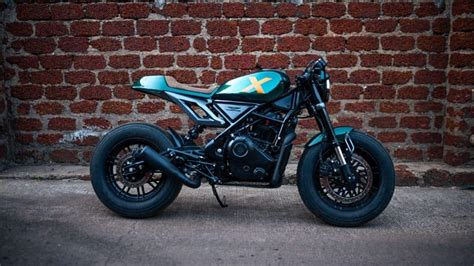
#> input picture day5/image.jpg, 474 x 266 px
$ python 8sift.py
#> lines starting #> are read from the running program, lines starting #| are printed output that depends on the picture
import cv2
import matplotlib.pyplot as plt
img = cv2.imread("image.jpg")
#> img is the input picture: shape (266, 474, 3); mean B, G, R 67.8, 63.1, 70.3

gray = cv2.cvtColor(img, cv2.COLOR_RGB2GRAY)
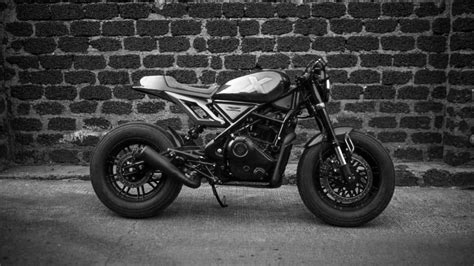
#> gray: shape (266, 474); min 0, max 255, mean 65.3
sift = cv2.SIFT_create()
kp, des = sift.detectAndCompute(gray, None)
#> kp = 1465 keypoints; strongest (x, y, size): (232, 135, 1.8), (219, 150, 2.3), (328, 81, 2), (148, 82, 9.7)
sift_img = cv2.drawKeypoints(gray, kp, None)
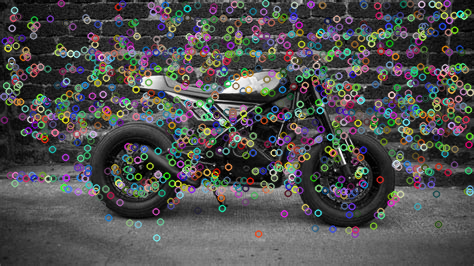
#> sift_img: shape (266, 474, 3); mean of channels 0, 1, 2 77.9, 78.3, 78.2; drawn as B, G, R

hog = cv2.HOGDescriptor()
h = hog.compute(gray)
plt.subplot(1,2,1), plt.imshow(sift_img), plt.title("SIFT Features")
plt.axis("off")
plt.subplot(1,2,2), plt.plot(h[:100])
plt.title("HOG Features (first 100)")
plt.show()
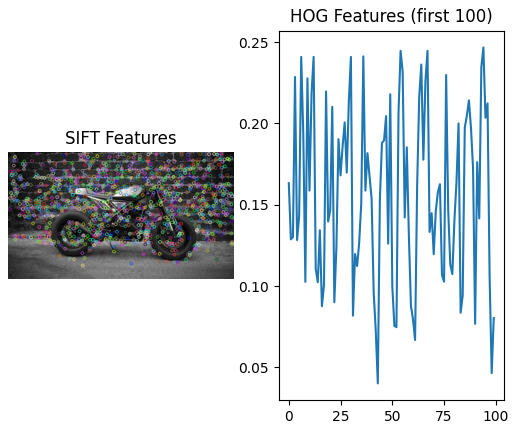
#> figure drawn by matplotlib, 2 panels; panel 2: curve peaks at x = 94, y = 0.247

$ run again, with day5/build.jpg copied over day5/image.jpg
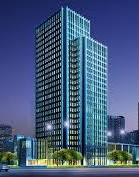
#> input picture day5/build.jpg, 139 x 177 px
#> img is the input picture: shape (177, 139, 3); mean B, G, R 124.2, 90.3, 69.4
#> `gray = cv2.cvtColor(img, cv2.COLOR_RGB2GRAY)`:
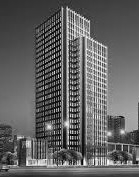
#> gray: shape (177, 139); min 2, max 254, mean 98
#> kp = 199 keypoints; strongest (x, y, size): (49, 127, 4.1), (68, 66, 1.8), (68, 44, 1.9), (68, 61, 1.9)
#> `plt.show()`:
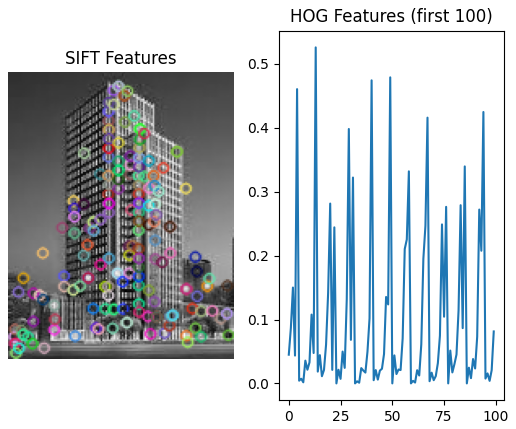
#> figure drawn by matplotlib, 2 panels; panel 2: curve peaks at x = 13, y = 0.526

$ run again, with day5/build2.jpg copied over day5/image.jpg
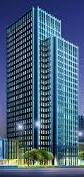
#> input picture day5/build2.jpg, 84 x 177 px
#> img is the input picture: shape (177, 84, 3); mean B, G, R 120.1, 95.2, 68.9
#> `gray = cv2.cvtColor(img, cv2.COLOR_RGB2GRAY)`:
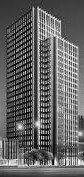
#> gray: shape (177, 84); min 2, max 251, mean 99.7
#> kp = 145 keypoints; strongest (x, y, size): (20, 127, 4.1), (38, 83, 1.8), (39, 44, 1.9), (39, 66, 1.9)
#> `plt.show()`:
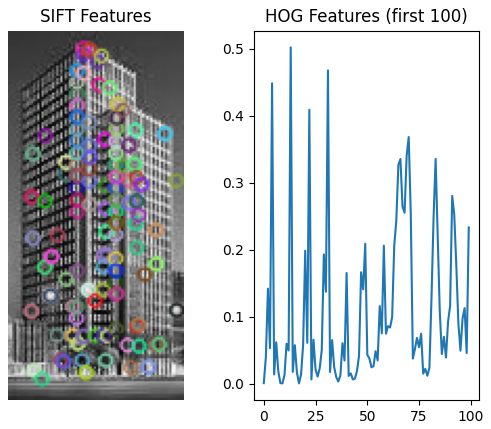
#> figure drawn by matplotlib, 2 panels; panel 2: curve peaks at x = 13, y = 0.502
